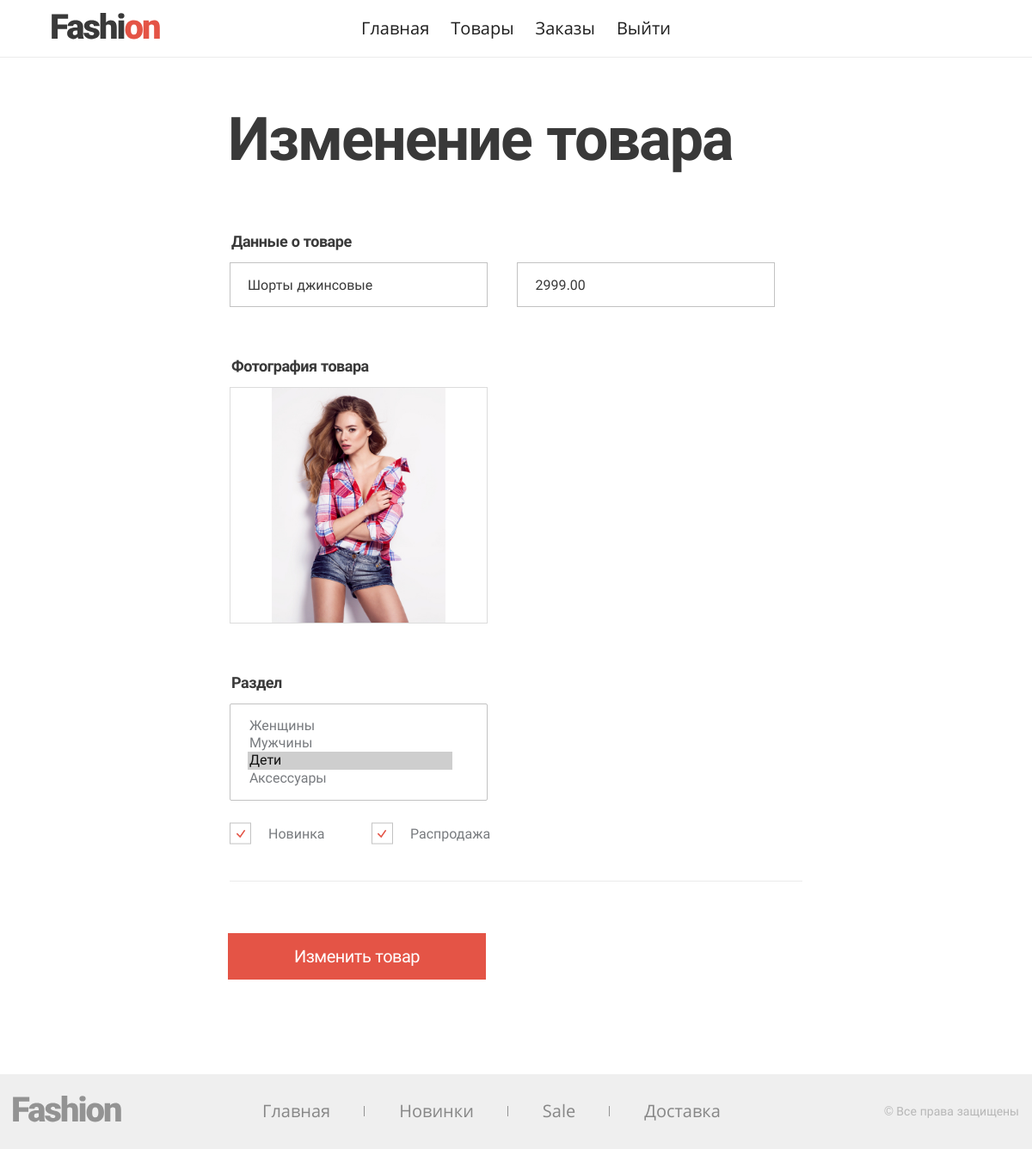
Page /add/?id=2 (signed in) on the committed database.
### tables this page shows
CREATE TABLE `products` (
  `id` int NOT NULL,
  `name` varchar(50) NOT NULL,
  `price` decimal(12,2) NOT NULL,
  `active` tinyint(1) NOT NULL DEFAULT '1',
  `img` varchar(255) NOT NULL,
  `novelty` tinyint(1) NOT NULL,
  `sale` tinyint(1) NOT NULL
);

### helpers/bd.php (called while the page is built, shortened)
<?php
function getConnection() : object
{
    $bdHost = 'localhost';
    $bdLogin = 'root';
    $bdPassword = 'root';
    $bdName = 'prod';
    static $bd;
    if (empty($bd)) {
        $bd = mysqli_connect($bdHost, $bdLogin, $bdPassword, $bdName);
    }
    return $bd;
}
function getProducts() : array
{
    if (!isset($_SESSION['products']) && !isset($_GET['category'])) {
        $result = mysqli_query(getConnection(), "SELECT * FROM `products` WHERE `active` = 1");
        $products = mysqli_fetch_all($result, MYSQLI_ASSOC);
    }
    if (!empty($products)) {
        foreach ($products as $key => $product) {
            $id = $product['id'];
            $result = mysqli_query(getConnection(), "
                SELECT `c`.*
                FROM `categories` AS `c`, `products_categories`
                WHERE `products_id` = '$id' AND `categories_id` = `id`
            ");
            $products[$key]['categories'] = mysqli_fetch_all($result, MYSQLI_ASSOC);
        }
    }
    return $_SESSION['products'];
}
function getCategories() : array
{
    $result = mysqli_query(getConnection(), "
        SELECT * FROM `categories`
    ");
    $categories = mysqli_fetch_all($result, MYSQLI_ASSOC);
    return $categories;
}

### add/index.php (the view, shortened to what this page needs)
<?php
include $_SERVER['DOCUMENT_ROOT'] . '/helpers/start.php';
$showFormPage = true;
if (isset($_GET['id'])) {
    $productsList = getProducts();
    $showFormPage = false;
    foreach ($productsList as $item) {
        if ($item['id'] == $_GET['id']) {
            $product = $item;
            foreach ($product['categories'] as $category) {
                $prodCategories[] = $category['value'];
            }
            $showFormPage = true;
        }
    }
}
$categoriesList = getCategories();
?>
<main class="page-add">
    <h1 class="h h--1"><?= isset($_GET['id']) ? 'Изменение товара': 'Добавление товара'?></h1>
    <?php
    if ($showFormPage): ?>
        <form id="formAddProduct" class="custom-form" action="/add/addProduct.php" enctype="multipart/form-data" method="post">
            <fieldset class="page-add__group custom-form__group">
                <legend class="page-add__small-title custom-form__title">Данные о товаре</legend>
                <label for="product-name" class="custom-form__input-wrapper page-add__first-wrapper">
                    <input type="text" class="custom-form__input" name="name" value="<?= isset($_GET['id']) ? $product['name'] : ''?>"  id="product-name" required
    >
                </label>
                <label for="product-price" class="custom-form__input-wrapper">
                    <input type="text"
                        class="custom-form__input"
                        name="price"
                        value="<?= isset($_GET['id']) ? $product['price'] : ''?>"
                        id="product-price"
                        pattern="^[ 0-9]+$"
                        required
                    >
                </label>
            </fieldset>
            <fieldset class="page-add__group custom-form__group">
                <legend class="page-add__small-title custom-form__title">Фотография товара</legend>
                <ul class="add-list">
                    <?php if (isset($_GET['id']) && !empty($product['img'])): ?>
                        <li class="add-list__item add-list__item--active js-changeImg">
                            <img src="/img/products/<?=$product['img']?>">
                        </li>
                    <?php endif;?>
                </ul>
            </fieldset>
            <fieldset class="page-add__group custom-form__group">
                <legend class="page-add__small-title custom-form__title">Раздел</legend>
                <div class="page-add__select">
                    <select name="categories[]" class="custom-form__select" multiple="multiple">
                        <?php
                        foreach ($categoriesList as $category):?>
                            <option
                                value="<?=$category['id']?>"
                                <?= isset($_GET['id']) && !empty($prodCategories) && in_array($category['value'], $prodCategories) ? 'selected' : ''?>
                            ><?=$category['title']?></option>
                        <?php endforeach; ?>
                    </select>
                </div>
                <label for="new" class="custom-form__checkbox-label" >Новинка</label>
                <label for="sale" class="custom-form__checkbox-label">Распродажа</label>
            </fieldset>
            <button class="button" type="submit"><?= isset($_GET['id']) ? 'Изменить товар': 'Добавить товар'?></button>
        </form>
    <?php endif; ?>
</main>

### rows in the picture
products: name "Шорты джинсовые", price "2999.00", img (picture)

### other values in the picture
$itemMenu['title'] "Главная"
$itemMenu['title'] "Товары"
$itemMenu['title'] "Заказы"
$itemMenu['title'] "Выйти"
$itemMenu['title'] "Новинки"
$itemMenu['title'] "Sale"
$itemMenu['title'] "Доставка"
form field value "Женщины / Мужчины / Дети ☑ / Аксессуары"
